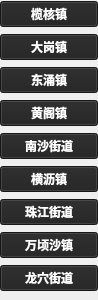
    <widget class="QWidget" name="street_NanSha" native="true">
     <property name="geometry">
      <rect>
       <x>10</x>
       <y>325</y>
       <width>98</width>
       <height>300</height>
      </rect>
     </property>
     <layout class="QVBoxLayout" name="verticalLayout">
      <property name="leftMargin">
       <number>0</number>
      </property>
      <property name="topMargin">
       <number>0</number>
      </property>
      <property name="rightMargin">
       <number>0</number>
      </property>
      <property name="bottomMargin">
       <number>0</number>
      </property>
      <item>
       <widget class="QPushButton" name="ns1">
        <property name="font">
         <font>
          <family>思源黑体 CN Bold</family>
          <weight>75</weight>
          <bold>true</bold>
         </font>
        </property>
        <property name="styleSheet">
         <string notr="true">background-color: rgb(33, 33, 33);
color: rgb(255, 255, 255);</string>
        </property>
        <property name="text">
         <string>榄核镇</string>
        </property>
       </widget>
      </item>
      <item>
       <widget class="QPushButton" name="ns2">
        <property name="font">
         <font>
          <family>思源黑体 CN Bold</family>
          <weight>75</weight>
          <bold>true</bold>
         </font>
        </property>
        <property name="styleSheet">
         <string notr="true">background-color: rgb(33, 33, 33);
color: rgb(255, 255, 255);</string>
        </property>
        <property name="text">
         <string>大岗镇</string>
        </property>
       </widget>
      </item>
      <item>
       <widget class="QPushButton" name="ns3">
        <property name="font">
         <font>
          <family>思源黑体 CN Bold</family>
          <weight>75</weight>
          <bold>true</bold>
         </font>
        </property>
        <property name="styleSheet">
         <string notr="true">background-color: rgb(33, 33, 33);
color: rgb(255, 255, 255);</string>
        </property>
        <property name="text">
         <string>东涌镇</string>
        </property>
       </widget>
      </item>
      <item>
       <widget class="QPushButton" name="ns4">
        <property name="font">
         <font>
          <family>思源黑体 CN Bold</family>
          <weight>75</weight>
          <bold>true</bold>
         </font>
        </property>
        <property name="styleSheet">
         <string notr="true">background-color: rgb(33, 33, 33);
color: rgb(255, 255, 255);</string>
        </property>
        <property name="text">
         <string>黄阁镇</string>
        </property>
       </widget>
      </item>
      <item>
       <widget class="QPushButton" name="ns5">
        <property name="font">
         <font>
          <family>思源黑体 CN Bold</family>
          <weight>75</weight>
          <bold>true</bold>
         </font>
        </property>
        <property name="styleSheet">
         <string notr="true">background-color: rgb(33, 33, 33);
color: rgb(255, 255, 255);</string>
        </property>
        <property name="text">
         <string>南沙街道</string>
        </property>
       </widget>
      </item>
      <item>
       <widget class="QPushButton" name="ns6">
        <property name="font">
         <font>
          <family>思源黑体 CN Bold</family>
          <weight>75</weight>
          <bold>true</bold>
         </font>
        </property>
        <property name="styleSheet">
         <string notr="true">background-color: rgb(33, 33, 33);
color: rgb(255, 255, 255);</string>
        </property>
        <property name="text">
         <string>横沥镇</string>
        </property>
       </widget>
      </item>
      <item>
       <widget class="QPushButton" name="ns7">
        <property name="font">
         <font>
          <family>思源黑体 CN Bold</family>
          <weight>75</weight>
          <bold>true</bold>
         </font>
        </property>
        <property name="styleSheet">
         <string notr="true">background-color: rgb(33, 33, 33);
color: rgb(255, 255, 255);</string>
        </property>
        <property name="text">
         <string>珠江街道</string>
        </property>
       </widget>
      </item>
      <item>
       <widget class="QPushButton" name="ns8">
        <property name="font">
         <font>
          <family>思源黑体 CN Bold</family>
          <weight>75</weight>
          <bold>true</bold>
         </font>
        </property>
        <property name="styleSheet">
         <string notr="true">background-color: rgb(33, 33, 33);
color: rgb(255, 255, 255);</string>
        </property>
        <property name="text">
         <string>万顷沙镇</string>
        </property>
       </widget>
      </item>
      <item>
       <widget class="QPushButton" name="ns9">
        <property name="font">
         <font>
          <family>思源黑体 CN Bold</family>
          <weight>75</weight>
          <bold>true</bold>
         </font>
        </property>
        <property name="styleSheet">
         <string notr="true">background-color: rgb(33, 33, 33);
color: rgb(255, 255, 255);</string>
        </property>
        <property name="text">
         <string>龙穴街道</string>
        </property>
       </widget>
      </item>
     </layout>
    </widget>
